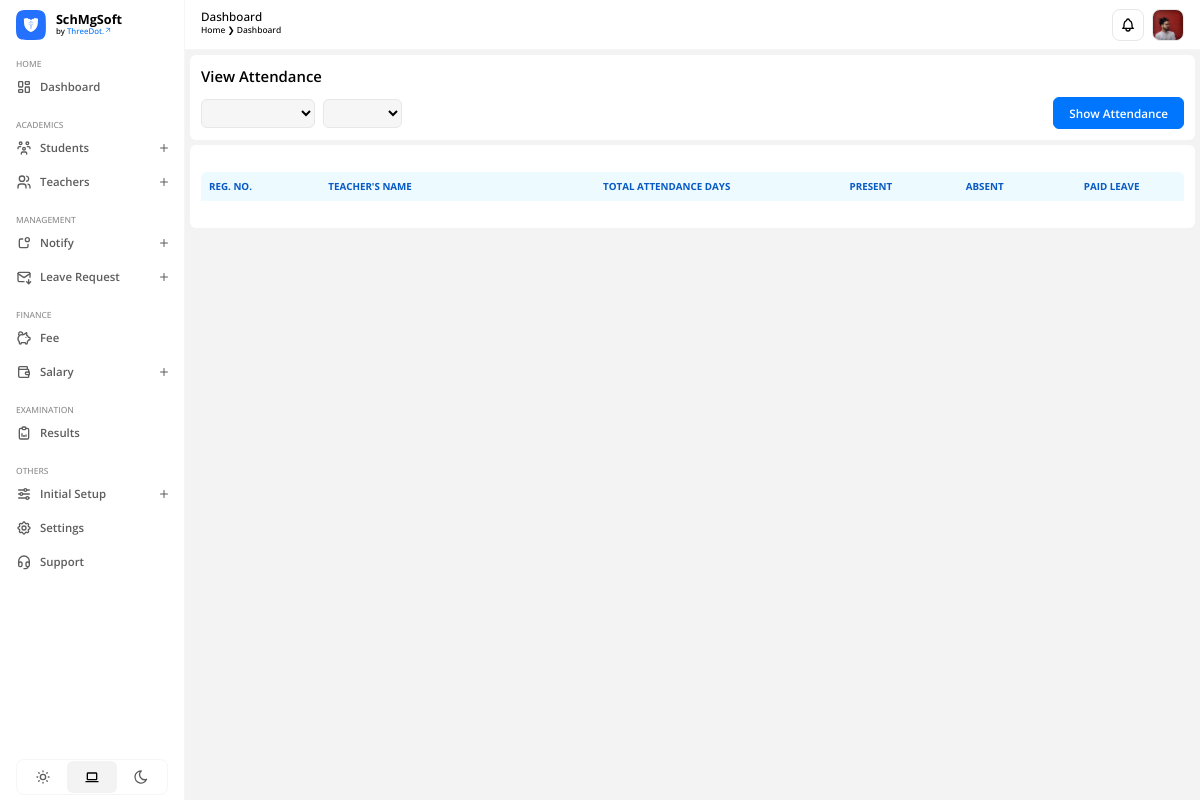
Page /academics/teachers/attendance/view (signed in) on the earlier database version.
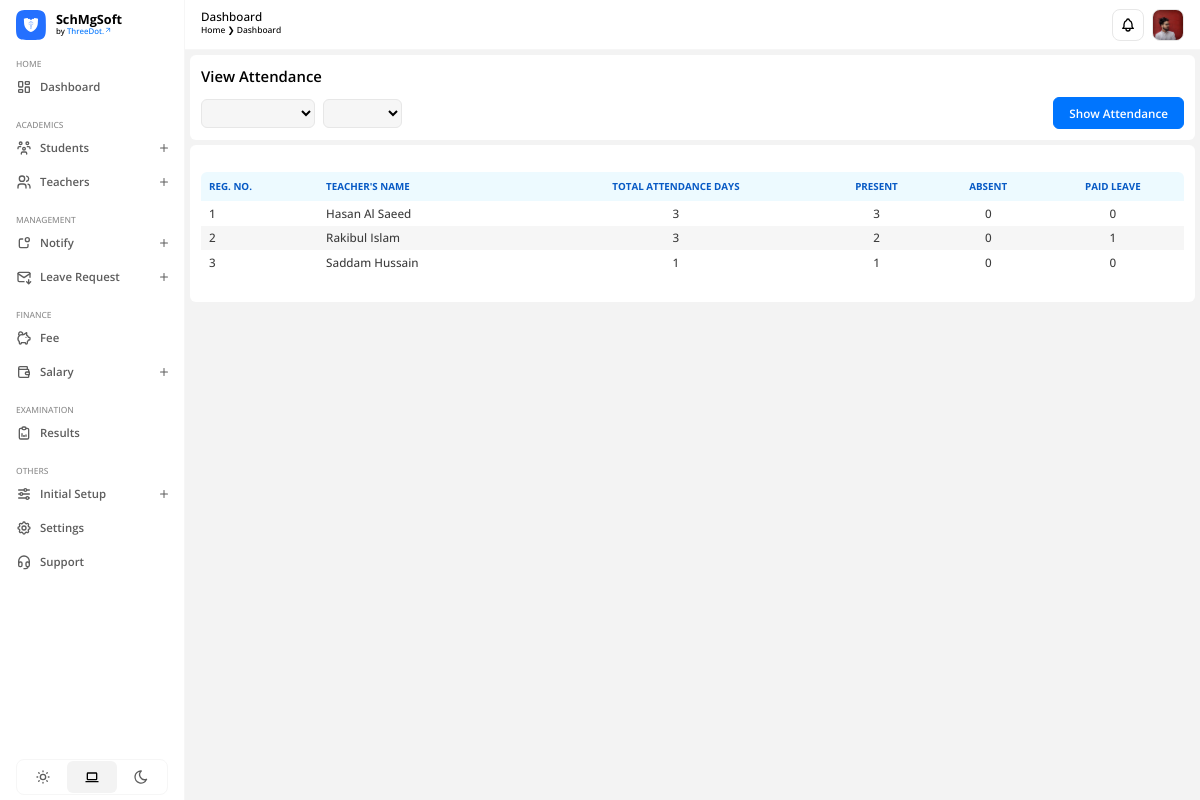
Same page on the later database version.
### apps/academics/models.py (models this page shows, shortened)
class Teacher(models.Model):
    admin = models.OneToOneField(CustomUser, on_delete=models.CASCADE)
    gender = models.CharField(max_length=20)
    dob = models.DateField()
    mobile_number = models.PositiveIntegerField()
    pan_number = models.CharField(max_length=10)
    aadhaar_number = models.PositiveBigIntegerField()
    vill_town = models.CharField(max_length=200)
    post_office = models.CharField(max_length=200)
    police_station = models.CharField(max_length=200)
    district = models.CharField(max_length=200)
    permanent_address = models.CharField(max_length=300)
    state = models.CharField(max_length=200)
    pin = models.PositiveIntegerField()
    tenth_percentage = models.DecimalField(max_digits=4, decimal_places=2)
    twelfth_percentage = models.DecimalField(max_digits=4, decimal_places=2)
    qualification = models.CharField(max_length=500)
    bank_name = models.CharField(max_length=350)
    account_number = models.PositiveIntegerField()
    branch_name = models.CharField(max_length=350)
    ifsc = models.CharField(max_length=100)
    teacher_photo = models.ImageField(upload_to='media/profile_pic')
    cv_resume = models.FileField(upload_to='media/teachers/cv')
    created_at = models.DateTimeField(auto_now_add=True)
    updated_at = models.DateTimeField(auto_now=True)

### apps/users/models.py (models this page shows)
class CustomUser(AbstractUser):
    USER = (
        (1, 'ADMIN'),
        (2, 'TEACHER'),
        (3, 'STUDENT')
    )
    user_type = models.CharField(choices=USER, max_length=20, default=1)
    profile_pic = models.ImageField(upload_to='profile_pic/', null=True, blank=True)
    city = models.CharField(max_length=200, blank=True)
    country = models.CharField(max_length=200, blank=True)

### apps/academics/views.py (the view)
# urls.py: path('teachers/attendance/view', views.teacher_attendance_view, name='attendance-view'),
@login_required(login_url='/')
def teacher_attendance_view(request):
    current_date = datetime.now()
    month = request.GET.get('month', current_date.month)
    year = request.GET.get('year', current_date.year)
    try:
        month = int(month)
        year = int(year)
    except ValueError:
        month = current_date.month
        year = current_date.year
    attendances = TeacherAttendance.objects.filter(date__month=month, date__year=year)
    months = [
        'January', 'February', 'March', 'April', 'May', 'June',
        'July', 'August', 'September', 'October', 'November', 'December'
    ]
    attendance_summary = defaultdict(lambda: {'total_days': 0, 'present_days': 0, 'absent_days': 0, 'paid_leave_days': 0})
    for attendance in attendances:
        teacher_id = attendance.teacher.id
        attendance_summary[teacher_id]['teacher'] = attendance.teacher
        attendance_summary[teacher_id]['total_days'] += 1
        if attendance.attendance_type == 'PRESENT':
            attendance_summary[teacher_id]['present_days'] += 1
        elif attendance.attendance_type == 'ABSENT':
            attendance_summary[teacher_id]['absent_days'] += 1
        elif attendance.attendance_type == 'PAID LEAVE':
            attendance_summary[teacher_id]['paid_leave_days'] += 1
    context = {
        'attendance_summary': attendance_summary.values(),
        'selected_month': month,
        'selected_year': year,
        'months': list(enumerate(months, 1)),  # List of tuples (index, month name) for the template
        'years': range(2000, current_date.year + 1),  # Year range for the template
    }
    return render(request, 'view-attendance.html', context)

### apps/academics/templates/view-attendance.html (shortened to what this page needs)
{% extends "base.html" %}
{% load static %}
{% block htmlhead %}
<link rel="stylesheet" type="text/css" href="{% static 'css/academics/view-attendance.css' %}" />
{% endblock htmlhead %}
{% block content %}
<div class="page-content">
  <div id="view-attendance">
    <h3>View Attendance</h3>
    <form method="get" action="">
      <div class="form-group">
        <select name="month" id="month">
        </select>
        <select name="year" id="year">
        </select>
      </div>
      <button type="submit">Show Attendance</button>
    </form>
  </div>
  <div id="table-container">
    <table>
      <thead>
        <tr>
          <th>REG. NO.</th>
          <th>TEACHER'S NAME</th>
          <th style="text-align: center">TOTAL ATTENDANCE DAYS</th>
          <th style="text-align: center">PRESENT</th>
          <th style="text-align: center">ABSENT</th>
          <th style="text-align: center">PAID LEAVE</th>
        </tr>
      </thead>
      <tbody>
        {% for summary in attendance_summary %}
        <tr>
          <td>{{ forloop.counter }}</td>
          <td>{{ summary.teacher.admin.first_name }} {{ summary.teacher.admin.last_name }}</td>
          <td style="text-align: center">{{ summary.total_days }}</td>
          <td style="text-align: center">{{ summary.present_days }}</td>
          <td style="text-align: center">{{ summary.absent_days }}</td>
          <td style="text-align: center">{{ summary.paid_leave_days }}</td>
        </tr>
        {% endfor %}
      </tbody>
    </table>
  </div>
</div>
{% endblock %}

Differences in the rows shown:
now on this page (row unchanged): Teacher: teacher.admin.first_name "Hasan", teacher.admin.last_name "Al Saeed", total_days "3", present_days "3", absent_days "0", paid_leave_days "0"
now on this page (row unchanged): Teacher: teacher.admin.first_name "Rakibul", teacher.admin.last_name "Islam", total_days "3", present_days "2", absent_days "0", paid_leave_days "1"
added Teacher: teacher.admin.first_name "Saddam", teacher.admin.last_name "Hussain", total_days "1", present_days "1", absent_days "0", paid_leave_days "0"
